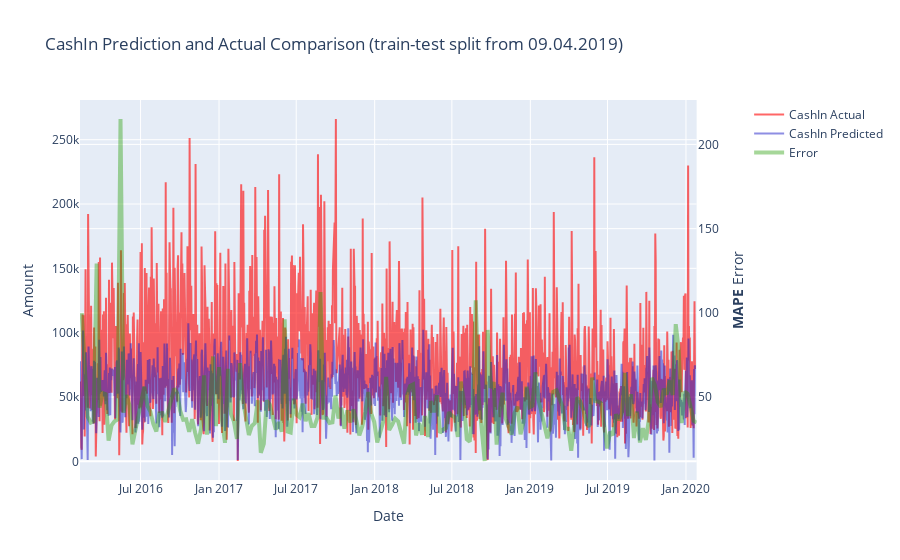

This figure's notebook cell:
### Code cell
draw_model_error(tabTransforer, get_input_sets(atm_feature_set[atm_feature_set.columns[2:]], groups), atm_feature_set[TARGET], split_from=X_train.index[-1])

### Figure 1 — Plotly figure (JSON) as saved in the notebook; plotly's stock layout.template omitted (floating-point values rounded to 4 significant figures; data arrays with more than 128 entries replaced by an {"elided": "..."} marker saying what was removed)
{"data": [{"line": {"color": "rgba(255,0,0,0.6)"}, "name": "CashIn Actual", "type": "scatter", "x": {"elided": "1443 str values"}, "xaxis": "x", "y": {"elided": "1443 float values"}, "yaxis": "y"}, {"line": {"color": "rgba(30,30,200,0.5)"}, "name": "CashIn Predicted", "type": "scatter", "x": {"elided": "1443 str values"}, "xaxis": "x", "y": {"elided": "1443 float values"}, "yaxis": "y"}, {"line": {"color": "rgba(34, 155, 0, 0.4)", "width": 4}, "name": "Error", "type": "scatter", "x": {"elided": "207 str values"}, "xaxis": "x", "y": {"elided": "207 float values"}, "yaxis": "y2"}], "layout": {"title": {"text": "CashIn Prediction and Actual Comparison (train-test split from 09.04.2019)"}, "xaxis": {"anchor": "y", "domain": [0, 0.94], "title": {"text": "Date"}}, "yaxis": {"anchor": "x", "domain": [0, 1], "title": {"text": "Amount"}}, "yaxis2": {"anchor": "x", "overlaying": "y", "side": "right", "title": {"text": "<b>MAPE</b> Error"}}}}
